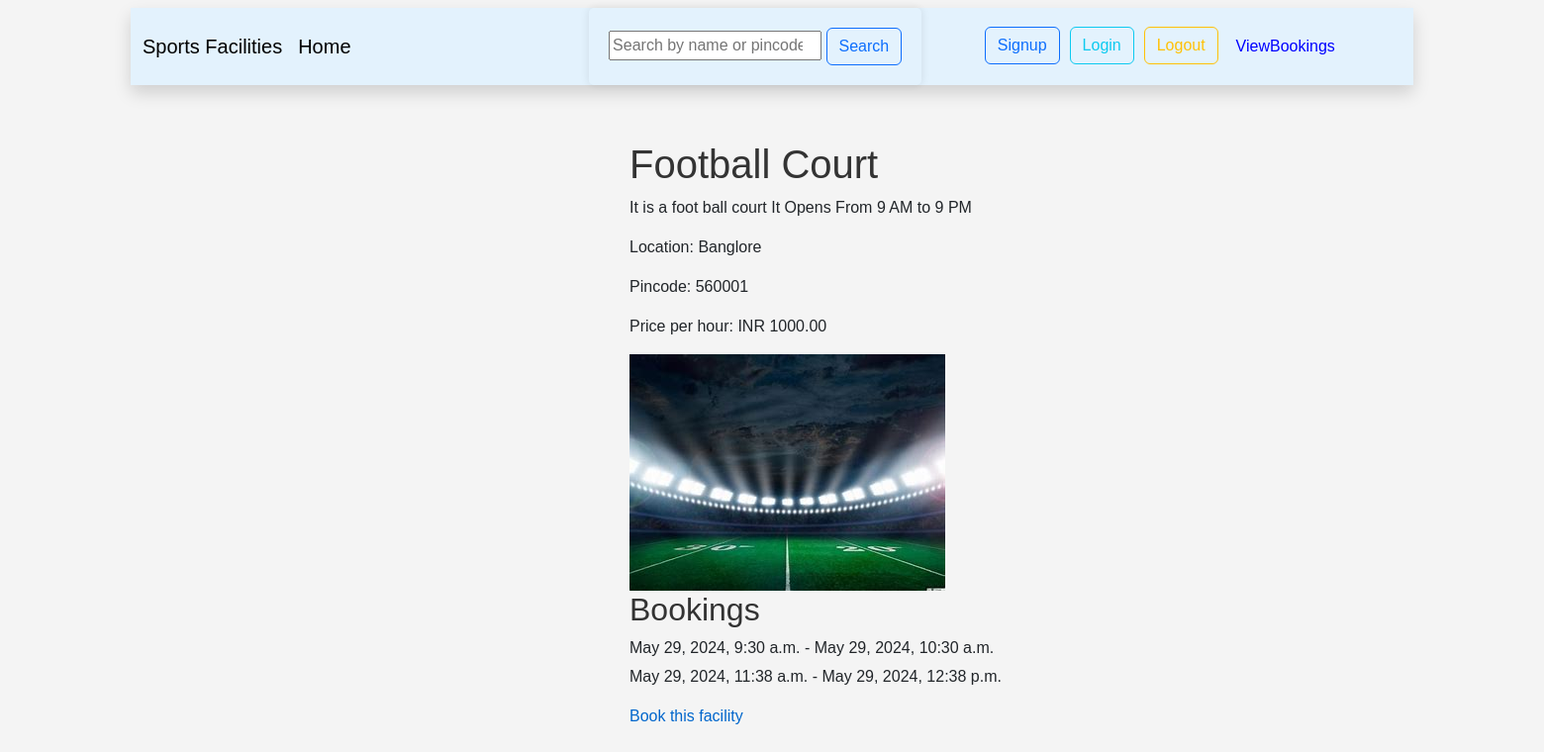
The page /facility/1/ on the database its author committed.
### courts/models.py (models this page shows, shortened)
class Facility(models.Model):
    name = models.CharField(max_length=100)
    description = models.TextField()
    location = models.CharField(max_length=255)
    pincode = models.CharField(max_length=10)
    price_per_hour = models.DecimalField(max_digits=10, decimal_places=2, default=10.00)
    image = models.ImageField(upload_to='facility_images/')

class Booking(models.Model):
    facility = models.ForeignKey(Facility, on_delete=models.CASCADE)
    start_time = models.DateTimeField()
    end_time = models.DateTimeField()

### courts/views.py (the view)
# urls.py: path('facility/<int:pk>/', views.facility_detail, name='facility_detail'),
def facility_detail(request, pk):
    facility = get_object_or_404(Facility, pk=pk)
    bookings = Booking.objects.filter(facility=facility, start_time__gte=timezone.now()).order_by('start_time')
    return render(request, 'facility_detail.html', {'facility': facility, 'bookings': bookings})

### template/facility_detail.html (shortened to what this page needs)
{% extends 'facility_list.html' %}
{% block main %}
{% load static %}
<!DOCTYPE html>
<html>
<head>
    <link rel="stylesheet" type="text/css" href="{% static 'css/style.css' %}">
</head>
<body style="background-image: url(https://th.bing.com/th/id/OIP.WXGwruaGcmexmBuq2n52MAHaEK?w=309&h=180&c=7&r=0&o=5&dpr=1.3&pid=1.7); background-repeat: no-repeat; background-attachment: fixed; background-size: cover;">
    <div class="container  mb-5" style="margin-left: 40%;">
    <h1>{{ facility.name }}</h1>
    <p>{{ facility.description }}</p>
    <p>Location: {{ facility.location }}</p>
    <p>Pincode: {{ facility.pincode }}</p>
    <p class="">Price per hour: INR {{ facility.price_per_hour }}</p>
    <img src="{{ facility.image.url }}" alt="{{ facility.name }}">
    <h2>Bookings</h2>
    <ul>
        {% for booking in bookings %}
        <li>{{ booking.start_time }} - {{ booking.end_time }}</li>
        {% endfor %}
    </ul>
    <a href="{% url 'book_facility' facility.pk %}">Book this facility</a>
    </div>
</body>
</html>
{% endblock %}

### static/css/style.css (style rules this page uses)
body { font-family: Arial, sans-serif; margin: 0; padding: 0; background-color: #f4f4f4; }
h1, h2 { color: #333; }
ul { list-style-type: none; padding: 0; }
ul li { margin: 5px 0; }
a { color: #0066cc; text-decoration: none; }

### rows shown on the page
Facility: name "Football Court", description "It is a foot ball court It Opens From 9 AM to 9 PM", location "Banglore", pincode "560001", price_per_hour "1000.00", image (picture)
Booking: start_time "May 29, 2024, 9:30 a.m.", end_time "May 29, 2024, 10:30 a.m."
Booking: start_time "May 29, 2024, 11:38 a.m.", end_time "May 29, 2024, 12:38 p.m."
